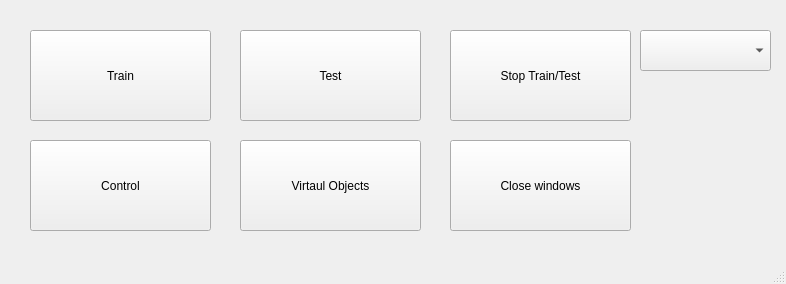
<?xml version="1.0" encoding="UTF-8"?>
<ui version="4.0">
 <class>MainWindow</class>
 <widget class="QMainWindow" name="MainWindow">
  <property name="geometry">
   <rect>
    <x>0</x>
    <y>0</y>
    <width>786</width>
    <height>284</height>
   </rect>
  </property>
  <property name="windowTitle">
   <string>MainWindow</string>
  </property>
  <widget class="QWidget" name="centralwidget">
   <widget class="QPushButton" name="Train">
    <property name="geometry">
     <rect>
      <x>30</x>
      <y>30</y>
      <width>181</width>
      <height>91</height>
     </rect>
    </property>
    <property name="text">
     <string>Train</string>
    </property>
   </widget>
   <widget class="QPushButton" name="Test_btn">
    <property name="geometry">
     <rect>
      <x>240</x>
      <y>30</y>
      <width>181</width>
      <height>91</height>
     </rect>
    </property>
    <property name="text">
     <string>Test</string>
    </property>
   </widget>
   <widget class="QPushButton" name="Control_btn">
    <property name="geometry">
     <rect>
      <x>30</x>
      <y>140</y>
      <width>181</width>
      <height>91</height>
     </rect>
    </property>
    <property name="text">
     <string>Control</string>
    </property>
   </widget>
   <widget class="QPushButton" name="stop_train_test">
    <property name="geometry">
     <rect>
      <x>450</x>
      <y>30</y>
      <width>181</width>
      <height>91</height>
     </rect>
    </property>
    <property name="text">
     <string>Stop Train/Test</string>
    </property>
   </widget>
   <widget class="QPushButton" name="virtual_obj_btn">
    <property name="geometry">
     <rect>
      <x>240</x>
      <y>140</y>
      <width>181</width>
      <height>91</height>
     </rect>
    </property>
    <property name="text">
     <string>Virtaul Objects</string>
    </property>
   </widget>
   <widget class="QPushButton" name="close_btn">
    <property name="geometry">
     <rect>
      <x>450</x>
      <y>140</y>
      <width>181</width>
      <height>91</height>
     </rect>
    </property>
    <property name="text">
     <string>Close windows</string>
    </property>
   </widget>
   <widget class="QComboBox" name="shape_selector">
    <property name="geometry">
     <rect>
      <x>640</x>
      <y>30</y>
      <width>131</width>
      <height>41</height>
     </rect>
    </property>
   </widget>
  </widget>
  <widget class="QMenuBar" name="menubar">
   <property name="geometry">
    <rect>
     <x>0</x>
     <y>0</y>
     <width>786</width>
     <height>22</height>
    </rect>
   </property>
  </widget>
  <widget class="QStatusBar" name="statusbar"/>
 </widget>
 <resources/>
 <connections/>
</ui>
